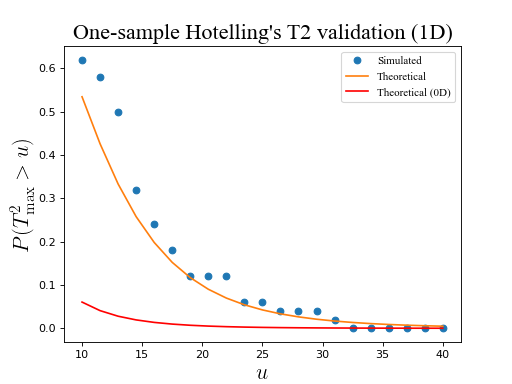

Here is the Python script that generated this plot:

import numpy as np
from matplotlib import pyplot
import rft1d


def here_hotellingsT2(y):
	N       = y.shape[0]
	m       = np.matrix(  y.mean(axis=0) )
	T2      = []
	for ii,mm in enumerate(m):
		W   = np.matrix( np.cov(y[:,ii,:].T, ddof=1) )  #estimated covariance
		t2  = N * mm * np.linalg.inv(W) * mm.T
		T2.append(  float(t2)  )
	return np.asarray(T2)




#(0) Set parameters:
np.random.seed(123456789)
nResponses  = 20
nNodes      = 101
nComponents = 3
nIterations = 50   #1000 or bigger for convergence
FWHM        = 15.0
W0          = np.eye(nComponents)
### derived parameters:
df          = nComponents, nResponses-1   #p,m


#(1) Generate Gaussian 1D fields, compute test stat, store field maximum:
T2          = []
generator   = rft1d.random.GeneratorMulti1D(nResponses, nNodes, nComponents, FWHM, W0)
for i in range(nIterations):
	y       = generator.generate_sample()
	t2      = here_hotellingsT2(y)
	T2.append( t2.max() )
T2          = np.asarray(T2)


#(2) Compute survival function (SF) for the field maximumimum:
heights     = np.linspace(10, 40, 21)
sf          = np.array(  [ (T2>h).mean()  for h in heights]  )
sfE         = rft1d.T2.sf(heights, df, nNodes, FWHM)  #theoretical
sf0D        = rft1d.T2.sf0d(heights, df) #theoretical (0D)


#(3) Plot results:
pyplot.close('all')
ax          = pyplot.axes()
ax.plot(heights, sf, 'o', label='Simulated')
ax.plot(heights, sfE, '-', label='Theoretical')
ax.plot(heights, sf0D, 'r-', label='Theoretical (0D)')
ax.set_xlabel('$u$', size=20)
ax.set_ylabel('$P (T^2_\mathrm{max} > u)$', size=20)
ax.legend()
ax.set_title("One-sample Hotelling's T2 validation (1D)", size=20)
# pyplot.show()
